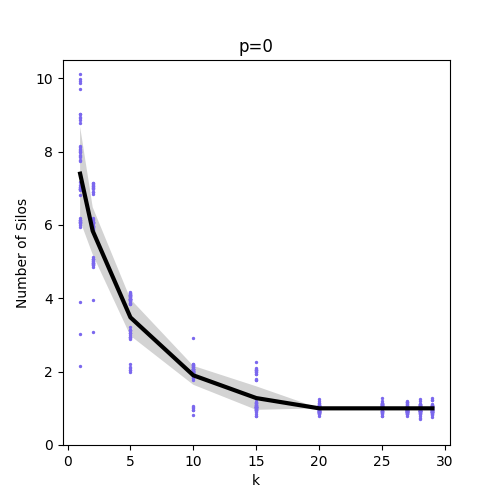

This figure's Python source:
from GMMExperiment import *
import pandas as pd
import matplotlib.pyplot as plt

from tqdm import tqdm
from joblib import delayed, Parallel
import pickle

if __name__ == '__main__':
    generate = False
    save_file = 'figure3.p'
    n_replicates = 50
    T = 80

    n_agents_list = [30]

    p_mirror_list = [0]
    rag_size = 5

    sigma = 0.2
    epsilon = 1e-12

    n_neighbors_list_dict = {30: [1,2,5,10,15,20,25,27,28,29]}

    parameter_dict = {}
    results_dict = {}
    if generate:
        for n_agents in tqdm(n_agents_list):
            n_neighbors_list = n_neighbors_list_dict[n_agents]
            n_components = n_agents

            # initialization
            initial_weights = epsilon/n_components*np.ones((n_agents, n_components))
            for i in range(n_agents):
                initial_weights[i][i] = 1-epsilon
            gmm_means = np.array([i for i in range(n_agents)])
            gmm_stddev = np.array([sigma for _ in range(n_agents)])
            """
            gmm_weights_history = experiment(T, p_mirror, n_neighbors, 
                                             rag_size, initial_weights, 
                                             gmm_means, gmm_stddev,
                                             seed=rng.spawn(1))
            """
            parameter_dict[n_agents] = {}
            results_dict[n_agents] = {}
            for p_mirror in tqdm(p_mirror_list):
                parameter_dict[n_agents][p_mirror] = {}
                results_dict[n_agents][p_mirror] = {}
                for n_neighbors in tqdm(n_neighbors_list):
                    interaction_parameters = (p_mirror, n_neighbors, rag_size)

                    parameter_list = []
                    for _ in range(n_replicates):
                        initial_gmm_parameters = (initial_weights, gmm_means, 
                                                  gmm_stddev)
                        parameter_list.append(initial_gmm_parameters)
                    f = lambda x: experiment(T, p_mirror, n_neighbors, rag_size, 
                                             initial_weights, gmm_means, 
                                             gmm_stddev)
                    parameter_dict[n_agents][p_mirror][n_neighbors] = parameter_list
                    results_dict[n_agents][p_mirror][n_neighbors] = Parallel(
                        n_jobs=-1)(delayed(f)(x) 
                        for x in parameter_dict[n_agents][p_mirror][n_neighbors])
        pickle.dump(results_dict, open(save_file, 'wb'))
    df = pd.read_pickle('figure3.p')
    T = 80
    n_agents = 30
    p = 0.0
    k = 10
    # Compute siloes at each time step
    OUTPUT = []
    for p in [0.0]:
        for k in [1,2,5,10,15,20,25,27,28,29]:
            for v in np.arange(50):
                gmm_weights_history = df[30][p][k][v]
                IDs = []
                for t in range(T+1):
                    ids = []
                    for i in range(n_agents):
                        ids.append(np.argmax(gmm_weights_history[t][i]))
                    IDs.append(ids)
                IDs = pd.DataFrame(IDs)

                output = [p,k,v,len(set(IDs.iloc[-1])),len(set(IDs.iloc[-2])),len(set(IDs.iloc[-3])),len(set(IDs.iloc[-4]))
                          ,len(set(IDs.iloc[-5])),np.sum(IDs.iloc[-1]==IDs.iloc[-2])/n_agents,np.sum(IDs.iloc[-2]==IDs.iloc[-3])/n_agents
                          ,np.sum(IDs.iloc[-3]==IDs.iloc[-4])/n_agents,np.sum(IDs.iloc[-4]==IDs.iloc[-5])/n_agents]
                OUTPUT.append(output)
    stat = pd.DataFrame(OUTPUT)
    stat.columns = ['p','k','Replicate','#Silos_T','#Silos_T-1','#Silos_T-2','#Silos_T-3','#Silos_T-4'
            ,'Stability_T','Stability_T-1','Stability_T-2','Stability_T-3']

    # Plot
    df1 = stat[stat['p'] == 0]
    K = df1['k'].values
    Silos = df1['#Silos_T'].values + np.random.normal(0,0.1,len(K))
    mean = pd.DataFrame(np.array(df1.groupby('k').agg({'#Silos_T':'mean'})))[0].values
    se = pd.DataFrame(np.array(df1.groupby('k').agg({'#Silos_T':'std'})/np.sqrt(50)))[0].values
    top = mean + 5*se
    bottom = mean - 5*se
    
    plt.figure(figsize=(5,5))
    plt.plot([1,2,5,10,15,20,25,27,28,29], mean, 'k-', linewidth=3)
    plt.fill_between([1,2,5,10,15,20,25,27,28,29], bottom, top, facecolor='lightgray')
    plt.scatter(K, Silos, c='mediumslateblue', s=2)
    plt.ylim(0,10.5)
    plt.title('p=0')
    plt.xlabel('k')
    plt.ylabel('Number of Silos')
    plt.savefig('figure3.png')
    plt.show()

        
